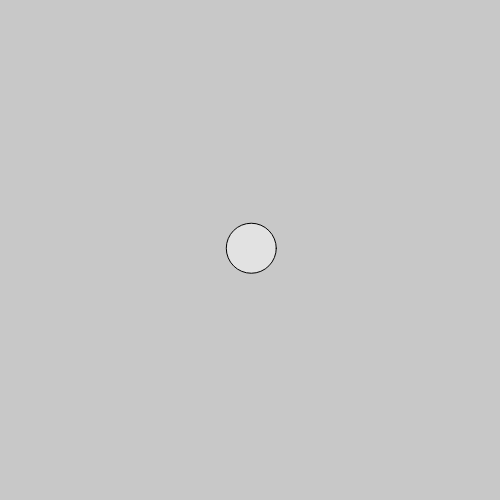
Frame 1 (no input)
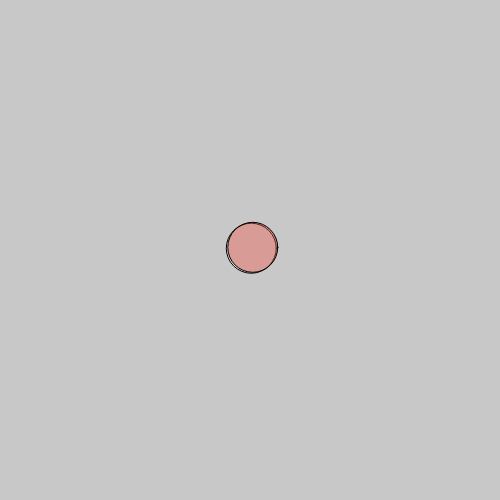
Frame 2 (the mouse pressed at the canvas centre, redrawn once)

The p5.js sketch that drew these frames (run headless with seeded random() and noise() and a simulated clock; the mouse was pressed at the canvas centre and the sketch redrawn once):

// p5.js sketch
// ── sketch.js
//https://github.com/stavrosdidakis/DAT-GAD-405_2017
//https://p5js.org

//DAT405 / GAD405
//01_NoiseCircle

//Setup of variables
let r = 255;
let g = 255;
let b = 255;

let speed = 3;
let diameter = 50;
let x1;
let y1;
let x2;
function setup() {
  createCanvas(500, 500);
  //On setup ellipse appears in the middle of the screen
  x1 = width/2;
  y1 = height/2;
  background(200);
  console.log(x1);
}

function draw() {
  noLoop();
  //In the following four lines of the code, we add to x1 and y1
  //a random amoung between -3 to 3 for each frame. This makes the
  //position of the shape to jiggle randomly. In addition to this,
  //the constrain function will make sure that x1 and y1 will always
  //stay within the boundaries of the sketch (0 to 500)
  x1 += random(-speed, speed);
  y1 += random(-speed, speed);
  x1 = constrain(x1, 0, width);
  y1 = constrain(y1, 0, height);

  console.log(x1);

  x2 = 500 - x1;

  console.log(x2);

  //Press the mouse to change the values of r, g, b
  //which following in the fill() they control the color of the shape
  if (mouseIsPressed) {
    r = random(255);
    g = random(255);
    b = random(255);
  }
  fill (r, g, b, 120);
  ellipse(x1, y1, diameter, diameter);
}
